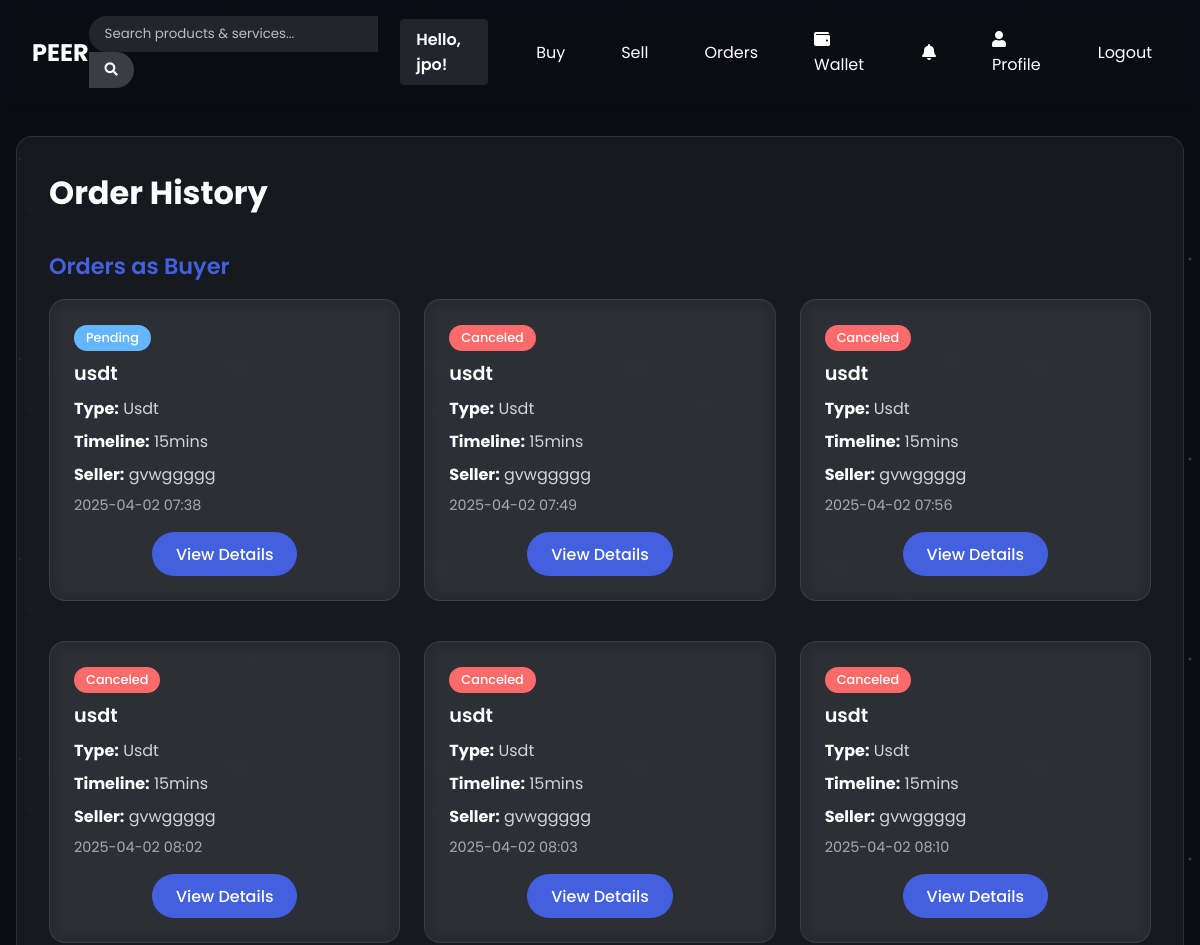
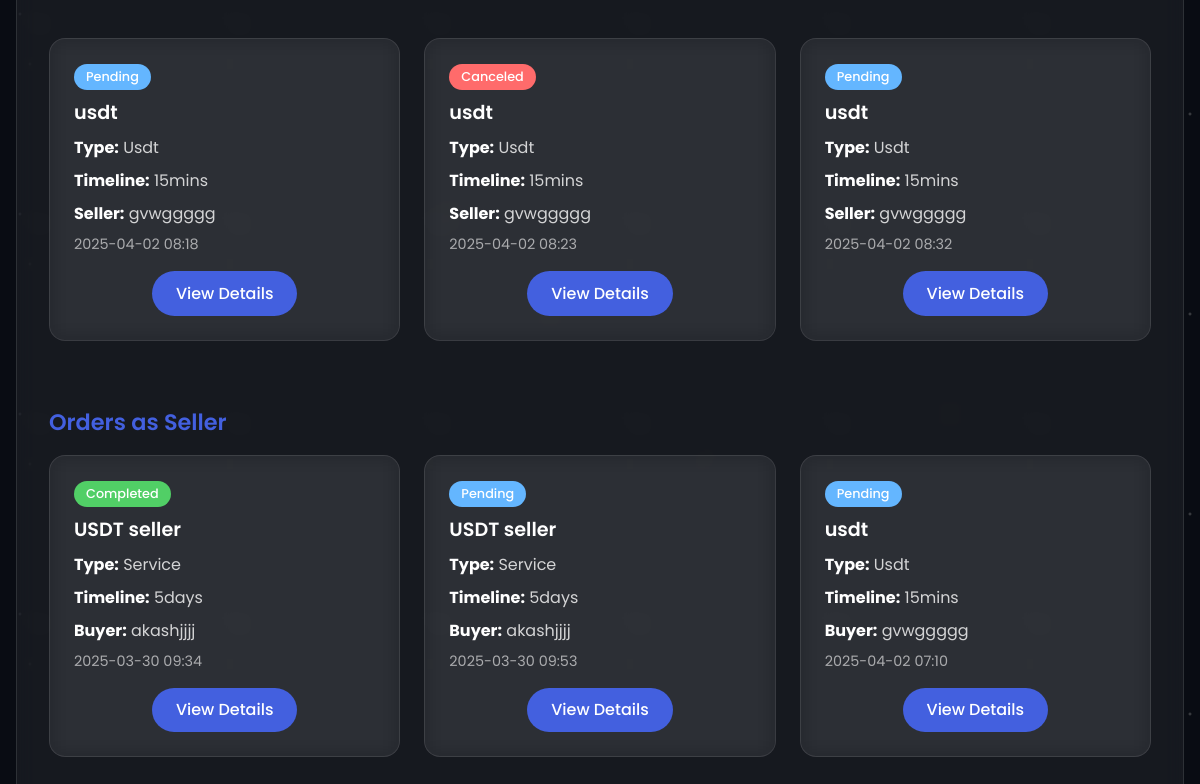
Before: /order_history (signed in) with the older database file (2 pictures, top to bottom).
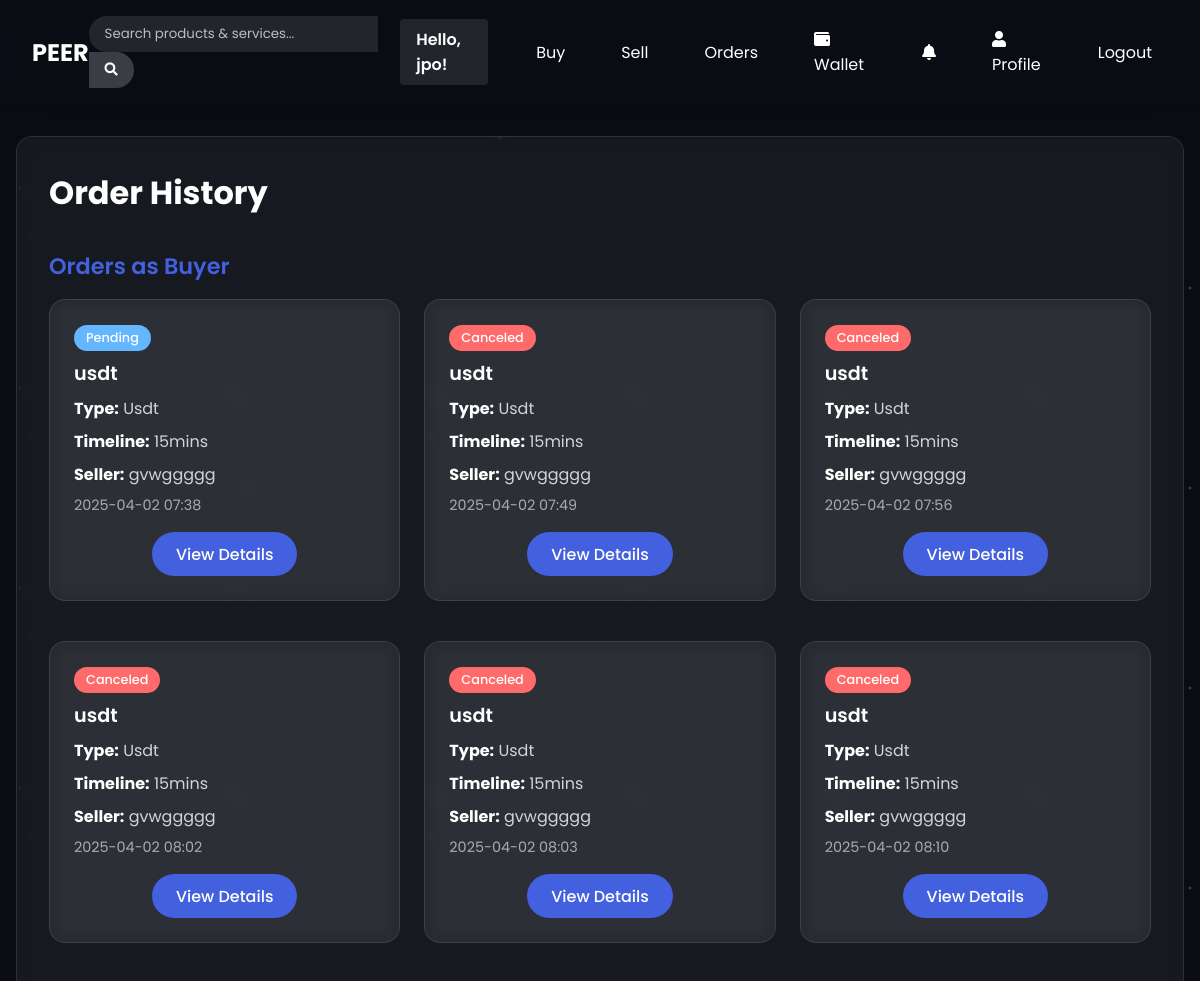
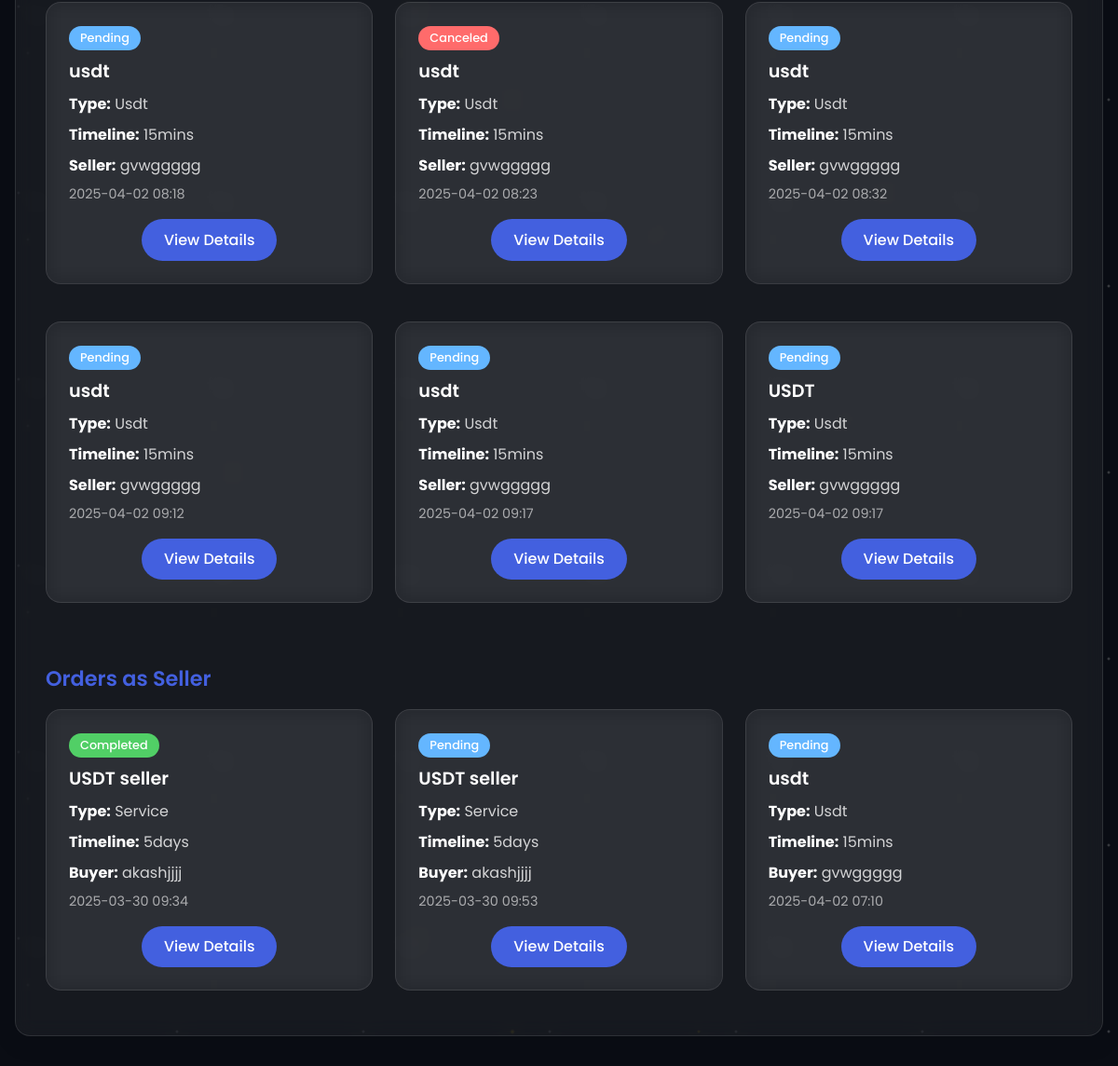
After: the same page with the newer database file (2 pictures, top to bottom).
### app.py (models this page shows)
class Order(db.Model):
    id = db.Column(db.Integer, primary_key=True)
    buyer_id = db.Column(db.Integer, db.ForeignKey('user.id'), nullable=False)
    post_id = db.Column(db.Integer, db.ForeignKey('post.id'), nullable=False)
    timeline_selected = db.Column(db.String(50), nullable=False)
    status = db.Column(db.String(20), default='pending')  # pending, completed, canceled, disputed
    created_at = db.Column(db.DateTime, default=datetime.utcnow)
    buyer_confirmed = db.Column(db.Boolean, default=False)
    seller_confirmed = db.Column(db.Boolean, default=False)
    messages = db.relationship('Message', backref='order', lazy=True)

class Post(db.Model):
    id = db.Column(db.Integer, primary_key=True)
    title = db.Column(db.String(100), nullable=False)
    description = db.Column(db.Text, nullable=True)
    post_type = db.Column(db.String(20), nullable=False)  # 'product' or 'service'
    payment_method = db.Column(db.String(50), nullable=False)
    custom_payment = db.Column(db.String(100), nullable=True)
    timeline_options = db.Column(db.String(200), nullable=False)  # Comma-separated options
    seller_id = db.Column(db.Integer, db.ForeignKey('user.id'), nullable=False)
    created_at = db.Column(db.DateTime, default=datetime.utcnow)
    is_boosted = db.Column(db.Boolean, default=False)  # Whether the post is boosted
    boost_expires_at = db.Column(db.DateTime, nullable=True)  # When the boost expires
    is_draft = db.Column(db.Boolean, default=False)  # Whether the post is a draft
    orders = db.relationship('Order', backref='post', lazy=True)

class User(db.Model):
    id = db.Column(db.Integer, primary_key=True)
    username = db.Column(db.String(50), unique=True, nullable=False)
    email = db.Column(db.String(100), unique=True, nullable=False)
    password_hash = db.Column(db.String(256), nullable=False)
    created_at = db.Column(db.DateTime, default=datetime.utcnow)
    is_verified = db.Column(db.Boolean, default=False)  # KYC verification status
    verification_date = db.Column(db.DateTime, nullable=True)  # When the user was verified
    reputation_score = db.Column(db.Float, default=0.0)  # User reputation score
    phone_number = db.Column(db.String(20), nullable=True)  # User phone number
    dob = db.Column(db.Date, nullable=True)  # Date of birth
    location = db.Column(db.String(100), nullable=True)  # User's location/country
    posts = db.relationship('Post', backref='seller', lazy=True)
    orders = db.relationship('Order', backref='buyer', lazy=True)

### app.py (the view)
@app.route('/order_history')
def order_history():
    if 'user_id' not in session:
        return redirect(url_for('login'))
    user_id = session['user_id']
    buyer_orders = Order.query.filter_by(buyer_id=user_id).all()
    seller_orders = Order.query.join(Post).filter(Post.seller_id == user_id).all()
    return render_template('order_history.html', buyer_orders=buyer_orders, seller_orders=seller_orders)

### app.py (called while the page is built)
@app.context_processor
def inject_user():
    if 'user_id' in session:
        user = User.query.get(session['user_id'])
        return {'current_user': user}
    return {'current_user': None}

### app/templates/order_history.html (shortened to what the changed rows need)
{% extends "layout.html" %}
{% block content %}
<div class="dashboard-card">
    <h2 class="dashboard-title">Order History</h2>
    <div style="margin-top: 2rem;">
        {% if buyer_orders %}
            <div class="grid">
                {% for order in buyer_orders %}
                    <div class="post-item">
                        <span class="status-tag" style="background-color:
                            {% if order.status == 'completed' %}var(--success-color)
                            {% elif order.status == 'canceled' %}var(--danger-color)
                            {% elif order.status == 'disputed' %}#f59f00
                            {% else %}var(--secondary-color){% endif %}">
                            {{ order.status.capitalize() }}
                        </span>
                        <h3 class="post-title">{{ order.post.title }}</h3>
                        <p style="color: rgba(255, 255, 255, 0.8); margin-bottom: 0.5rem;"><strong style="color: white;">Type:</strong> {{ order.post.post_type.capitalize() }}</p>
                        <p style="color: rgba(255, 255, 255, 0.8); margin-bottom: 0.5rem;"><strong style="color: white;">Timeline:</strong> {{ order.timeline_selected }}</p>
                        <p style="color: rgba(255, 255, 255, 0.8); margin-bottom: 0.5rem;"><strong style="color: white;">Seller:</strong> {{ order.post.seller.username }}</p>
                        <p style="color: rgba(255, 255, 255, 0.6); font-size: 0.9rem; margin-bottom: 1rem;">{{ order.created_at.strftime('%Y-%m-%d %H:%M') }}</p>
                        <div style="text-align: center; margin-top: 1rem;">
                            <a href="{{ url_for('order_detail', order_id=order.id) }}" class="btn-view-details">View Details</a>
                        </div>
                    </div>
                {% endfor %}
            </div>
        {% else %}
            <div class="empty-state">
                <p>You haven't placed any orders yet.</p>
                <a href="{{ url_for('buyer_dashboard') }}" class="btn-create-post" style="margin-top: 1rem;">Browse Products</a>
            </div>
        {% endif %}
    </div>
    <div style="margin-top: 3rem;">
        {% if seller_orders %}
            <div class="grid">
                {% for order in seller_orders %}
                    <div class="post-item">
                        <span class="status-tag" style="background-color:
                            {% if order.status == 'completed' %}var(--success-color)
                            {% elif order.status == 'canceled' %}var(--danger-color)
                            {% elif order.status == 'disputed' %}#f59f00
                            {% else %}var(--secondary-color){% endif %}">
                            {{ order.status.capitalize() }}
                        </span>
                        <h3 class="post-title">{{ order.post.title }}</h3>
                        <p style="color: rgba(255, 255, 255, 0.8); margin-bottom: 0.5rem;"><strong style="color: white;">Type:</strong> {{ order.post.post_type.capitalize() }}</p>
                        <p style="color: rgba(255, 255, 255, 0.8); margin-bottom: 0.5rem;"><strong style="color: white;">Timeline:</strong> {{ order.timeline_selected }}</p>
                        <p style="color: rgba(255, 255, 255, 0.8); margin-bottom: 0.5rem;"><strong style="color: white;">Buyer:</strong> {{ order.buyer.username }}</p>
                        <p style="color: rgba(255, 255, 255, 0.6); font-size: 0.9rem; margin-bottom: 1rem;">{{ order.created_at.strftime('%Y-%m-%d %H:%M') }}</p>
                        <div style="text-align: center; margin-top: 1rem;">
                            <a href="{{ url_for('order_detail', order_id=order.id) }}" class="btn-view-details">View Details</a>
                        </div>
                    </div>
                {% endfor %}
            </div>
        {% else %}
            <div class="empty-state">
                <p>You haven't received any orders yet.</p>
                <a href="{{ url_for('seller_dashboard') }}" class="btn-create-post" style="margin-top: 1rem;">Manage Posts</a>
            </div>
        {% endif %}
    </div>
</div>
{% endblock %}

### app/templates/layout.html (shortened to what this page needs)
<!DOCTYPE html>
<html lang="en">
<head>
    <link rel="stylesheet" href="{{ url_for('static', filename='css/style.css') }}">
    <link rel="stylesheet" href="https://cdnjs.cloudflare.com/ajax/libs/font-awesome/5.15.3/css/all.min.css">
</head>
<body {% if 'user_id' in session %}data-user-id="{{ session['user_id'] }}"{% endif %}>
    <div class="absolute inset-0 overflow-hidden" style="z-index: -10; position: fixed;">
        <div class="stars-bg"></div>
    </div>
    <div class="particles-container" style="z-index: -5; position: fixed;"></div>
    <nav class="navbar">
        <a href="{{ url_for('index') }}" class="logo">PEER</a>
        <div class="search-box">
            <form action="{{ url_for('search') }}" method="get" id="search-form">
                <input type="text" name="query" id="search-input" placeholder="Search products & services...">
                <button type="submit"><i class="fas fa-search"></i></button>
            </form>
        </div>
        <div class="nav-links">
            {% if 'user_id' in session %}
                {% if current_user %}
                <span class="user-greeting">Hello, {{ current_user.username }}!</span>
                {% endif %}
                <a href="{{ url_for('buyer_dashboard') }}">Buy</a>
                <a href="{{ url_for('seller_dashboard') }}">Sell</a>
                <a href="{{ url_for('order_history') }}">Orders</a>
                <a href="{{ url_for('wallet_dashboard') }}"><i class="fas fa-wallet" style="margin-right: 0.5rem;"></i>Wallet</a>
                <a href="{{ url_for('notifications') }}" class="notifications-icon">
                    <i class="fas fa-bell"></i>
                </a>
                <a href="{{ url_for('profile') }}"><i class="fas fa-user" style="margin-right: 0.5rem;"></i>Profile</a>
                <a href="{{ url_for('logout') }}">Logout</a>
            {% else %}
                <a href="{{ url_for('login') }}">Login</a>
                <a href="{{ url_for('signup') }}">Sign Up</a>
            {% endif %}
        </div>
    </nav>
    <div class="container">
        {% block content %}{% endblock %}
    </div>
</body>
</html>

Changed rows visible on the page:
added Order: status "Pending", post "usdt", post.post_type "Usdt", timeline_selected "15mins", post.seller.username "gvwggggg", created_at "2025-04-02 09:12", shown under "Orders as Buyer"
added Order: status "Pending", post "usdt", post.post_type "Usdt", timeline_selected "15mins", post.seller.username "gvwggggg", created_at "2025-04-02 09:17", shown under "Orders as Buyer"
added Order: status "Pending", post "USDT", post.post_type "Usdt", timeline_selected "15mins", post.seller.username "gvwggggg", created_at "2025-04-02 09:17", shown under "Orders as Buyer"
